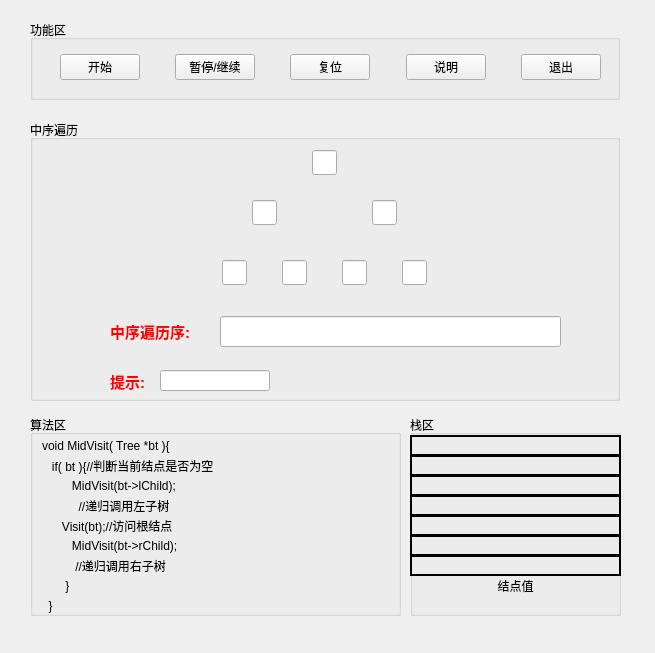
<?xml version="1.0" encoding="UTF-8"?>
<ui version="4.0">
 <class>TreeMidTravel</class>
 <widget class="QMainWindow" name="TreeMidTravel">
  <property name="geometry">
   <rect>
    <x>0</x>
    <y>0</y>
    <width>655</width>
    <height>653</height>
   </rect>
  </property>
  <property name="windowTitle">
   <string>MainWindow</string>
  </property>
  <widget class="QWidget" name="centralwidget">
   <widget class="QGroupBox" name="groupBox">
    <property name="geometry">
     <rect>
      <x>30</x>
      <y>120</y>
      <width>590</width>
      <height>281</height>
     </rect>
    </property>
    <property name="styleSheet">
     <string notr="true">font: 75 12pt &quot;Microsoft YaHei UI&quot;;</string>
    </property>
    <property name="title">
     <string>中序遍历</string>
    </property>
    <widget class="QLineEdit" name="lineEdit_1">
     <property name="geometry">
      <rect>
       <x>192</x>
       <y>140</y>
       <width>25</width>
       <height>25</height>
      </rect>
     </property>
     <property name="minimumSize">
      <size>
       <width>25</width>
       <height>25</height>
      </size>
     </property>
     <property name="maximumSize">
      <size>
       <width>25</width>
       <height>25</height>
      </size>
     </property>
     <property name="styleSheet">
      <string notr="true">font: 12pt &quot;微软雅黑&quot;;</string>
     </property>
     <property name="readOnly">
      <bool>true</bool>
     </property>
    </widget>
    <widget class="QLineEdit" name="lineEdit_2">
     <property name="geometry">
      <rect>
       <x>222</x>
       <y>80</y>
       <width>25</width>
       <height>25</height>
      </rect>
     </property>
     <property name="minimumSize">
      <size>
       <width>25</width>
       <height>25</height>
      </size>
     </property>
     <property name="maximumSize">
      <size>
       <width>25</width>
       <height>25</height>
      </size>
     </property>
     <property name="styleSheet">
      <string notr="true">font: 12pt &quot;微软雅黑&quot;;</string>
     </property>
     <property name="readOnly">
      <bool>true</bool>
     </property>
    </widget>
    <widget class="QLineEdit" name="lineEdit_5">
     <property name="geometry">
      <rect>
       <x>312</x>
       <y>140</y>
       <width>25</width>
       <height>25</height>
      </rect>
     </property>
     <property name="minimumSize">
      <size>
       <width>25</width>
       <height>25</height>
      </size>
     </property>
     <property name="maximumSize">
      <size>
       <width>25</width>
       <height>25</height>
      </size>
     </property>
     <property name="styleSheet">
      <string notr="true">font: 12pt &quot;微软雅黑&quot;;</string>
     </property>
     <property name="readOnly">
      <bool>true</bool>
     </property>
    </widget>
    <widget class="QLineEdit" name="lineEdit_3">
     <property name="geometry">
      <rect>
       <x>252</x>
       <y>140</y>
       <width>25</width>
       <height>25</height>
      </rect>
     </property>
     <property name="minimumSize">
      <size>
       <width>25</width>
       <height>25</height>
      </size>
     </property>
     <property name="maximumSize">
      <size>
       <width>25</width>
       <height>25</height>
      </size>
     </property>
     <property name="styleSheet">
      <string notr="true">font: 12pt &quot;微软雅黑&quot;;</string>
     </property>
     <property name="readOnly">
      <bool>true</bool>
     </property>
    </widget>
    <widget class="QLineEdit" name="lineEdit_4">
     <property name="geometry">
      <rect>
       <x>282</x>
       <y>30</y>
       <width>25</width>
       <height>25</height>
      </rect>
     </property>
     <property name="minimumSize">
      <size>
       <width>25</width>
       <height>25</height>
      </size>
     </property>
     <property name="maximumSize">
      <size>
       <width>25</width>
       <height>25</height>
      </size>
     </property>
     <property name="styleSheet">
      <string notr="true">font: 12pt &quot;微软雅黑&quot;;</string>
     </property>
     <property name="readOnly">
      <bool>true</bool>
     </property>
    </widget>
    <widget class="QLineEdit" name="lineEdit_6">
     <property name="geometry">
      <rect>
       <x>342</x>
       <y>80</y>
       <width>25</width>
       <height>25</height>
      </rect>
     </property>
     <property name="minimumSize">
      <size>
       <width>25</width>
       <height>25</height>
      </size>
     </property>
     <property name="maximumSize">
      <size>
       <width>25</width>
       <height>25</height>
      </size>
     </property>
     <property name="styleSheet">
      <string notr="true">font: 12pt &quot;微软雅黑&quot;;</string>
     </property>
     <property name="readOnly">
      <bool>true</bool>
     </property>
    </widget>
    <widget class="QLineEdit" name="lineEdit_7">
     <property name="geometry">
      <rect>
       <x>372</x>
       <y>140</y>
       <width>25</width>
       <height>25</height>
      </rect>
     </property>
     <property name="minimumSize">
      <size>
       <width>25</width>
       <height>25</height>
      </size>
     </property>
     <property name="maximumSize">
      <size>
       <width>25</width>
       <height>25</height>
      </size>
     </property>
     <property name="styleSheet">
      <string notr="true">font: 12pt &quot;微软雅黑&quot;;</string>
     </property>
     <property name="readOnly">
      <bool>true</bool>
     </property>
    </widget>
    <widget class="QLabel" name="label">
     <property name="geometry">
      <rect>
       <x>80</x>
       <y>200</y>
       <width>100</width>
       <height>20</height>
      </rect>
     </property>
     <property name="text">
      <string>&lt;html&gt;&lt;head/&gt;&lt;body&gt;&lt;p&gt;&lt;span style=&quot; font-size:11pt; font-weight:600; color:#ff0000;&quot;&gt;中序遍历序:&lt;/span&gt;&lt;/p&gt;&lt;/body&gt;&lt;/html&gt;</string>
     </property>
    </widget>
    <widget class="QLineEdit" name="lineEdit">
     <property name="geometry">
      <rect>
       <x>190</x>
       <y>196</y>
       <width>341</width>
       <height>31</height>
      </rect>
     </property>
     <property name="styleSheet">
      <string notr="true">font: 13pt &quot;微软雅黑&quot;;</string>
     </property>
     <property name="readOnly">
      <bool>true</bool>
     </property>
    </widget>
    <widget class="QLabel" name="label_2">
     <property name="geometry">
      <rect>
       <x>80</x>
       <y>250</y>
       <width>50</width>
       <height>21</height>
      </rect>
     </property>
     <property name="text">
      <string>&lt;html&gt;&lt;head/&gt;&lt;body&gt;&lt;p&gt;&lt;span style=&quot; font-size:11pt; font-weight:600; color:#ff0000;&quot;&gt;提示:&lt;/span&gt;&lt;/p&gt;&lt;/body&gt;&lt;/html&gt;</string>
     </property>
    </widget>
    <widget class="QLineEdit" name="inforlineEdit">
     <property name="geometry">
      <rect>
       <x>130</x>
       <y>250</y>
       <width>110</width>
       <height>21</height>
      </rect>
     </property>
     <property name="readOnly">
      <bool>true</bool>
     </property>
    </widget>
   </widget>
   <widget class="QGroupBox" name="ButtonBox">
    <property name="geometry">
     <rect>
      <x>30</x>
      <y>20</y>
      <width>590</width>
      <height>80</height>
     </rect>
    </property>
    <property name="styleSheet">
     <string notr="true">font: 14pt &quot;微软雅黑&quot;;</string>
    </property>
    <property name="title">
     <string>功能区</string>
    </property>
    <widget class="QWidget" name="layoutWidget">
     <property name="geometry">
      <rect>
       <x>30</x>
       <y>30</y>
       <width>541</width>
       <height>35</height>
      </rect>
     </property>
     <layout class="QHBoxLayout" name="horizontalLayout">
      <item>
       <widget class="QPushButton" name="startButton">
        <property name="text">
         <string>开始</string>
        </property>
       </widget>
      </item>
      <item>
       <spacer name="horizontalSpacer">
        <property name="orientation">
         <enum>Qt::Horizontal</enum>
        </property>
        <property name="sizeHint" stdset="0">
         <size>
          <width>40</width>
          <height>20</height>
         </size>
        </property>
       </spacer>
      </item>
      <item>
       <widget class="QPushButton" name="pauseButton">
        <property name="text">
         <string>暂停/继续</string>
        </property>
       </widget>
      </item>
      <item>
       <spacer name="horizontalSpacer_2">
        <property name="orientation">
         <enum>Qt::Horizontal</enum>
        </property>
        <property name="sizeHint" stdset="0">
         <size>
          <width>40</width>
          <height>20</height>
         </size>
        </property>
       </spacer>
      </item>
      <item>
       <widget class="QPushButton" name="frashButton">
        <property name="text">
         <string>复位</string>
        </property>
       </widget>
      </item>
      <item>
       <spacer name="horizontalSpacer_3">
        <property name="orientation">
         <enum>Qt::Horizontal</enum>
        </property>
        <property name="sizeHint" stdset="0">
         <size>
          <width>40</width>
          <height>20</height>
         </size>
        </property>
       </spacer>
      </item>
      <item>
       <widget class="QPushButton" name="explainButton">
        <property name="text">
         <string>说明</string>
        </property>
       </widget>
      </item>
      <item>
       <spacer name="horizontalSpacer_4">
        <property name="orientation">
         <enum>Qt::Horizontal</enum>
        </property>
        <property name="sizeHint" stdset="0">
         <size>
          <width>40</width>
          <height>20</height>
         </size>
        </property>
       </spacer>
      </item>
      <item>
       <widget class="QPushButton" name="backButton">
        <property name="text">
         <string>退出</string>
        </property>
       </widget>
      </item>
     </layout>
    </widget>
   </widget>
   <widget class="QGroupBox" name="groupBox_2">
    <property name="geometry">
     <rect>
      <x>30</x>
      <y>415</y>
      <width>371</width>
      <height>201</height>
     </rect>
    </property>
    <property name="styleSheet">
     <string notr="true"/>
    </property>
    <property name="title">
     <string>算法区</string>
    </property>
    <widget class="QLabel" name="label_3">
     <property name="geometry">
      <rect>
       <x>12</x>
       <y>20</y>
       <width>351</width>
       <height>21</height>
      </rect>
     </property>
     <property name="styleSheet">
      <string notr="true"/>
     </property>
     <property name="text">
      <string>void MidVisit( Tree *bt ){</string>
     </property>
    </widget>
    <widget class="QLabel" name="label_5">
     <property name="geometry">
      <rect>
       <x>12</x>
       <y>60</y>
       <width>351</width>
       <height>21</height>
      </rect>
     </property>
     <property name="styleSheet">
      <string notr="true"/>
     </property>
     <property name="text">
      <string>         MidVisit(bt-&gt;lChild);</string>
     </property>
    </widget>
    <widget class="QLabel" name="label_9">
     <property name="geometry">
      <rect>
       <x>12</x>
       <y>180</y>
       <width>351</width>
       <height>21</height>
      </rect>
     </property>
     <property name="styleSheet">
      <string notr="true"/>
     </property>
     <property name="text">
      <string>  }</string>
     </property>
    </widget>
    <widget class="QLabel" name="label_7">
     <property name="geometry">
      <rect>
       <x>12</x>
       <y>120</y>
       <width>351</width>
       <height>21</height>
      </rect>
     </property>
     <property name="styleSheet">
      <string notr="true"/>
     </property>
     <property name="text">
      <string>         MidVisit(bt-&gt;rChild);</string>
     </property>
    </widget>
    <widget class="QLabel" name="label_6">
     <property name="geometry">
      <rect>
       <x>12</x>
       <y>100</y>
       <width>351</width>
       <height>21</height>
      </rect>
     </property>
     <property name="styleSheet">
      <string notr="true"/>
     </property>
     <property name="text">
      <string>      Visit(bt);//访问根结点</string>
     </property>
    </widget>
    <widget class="QLabel" name="label_4">
     <property name="geometry">
      <rect>
       <x>12</x>
       <y>40</y>
       <width>351</width>
       <height>21</height>
      </rect>
     </property>
     <property name="styleSheet">
      <string notr="true"/>
     </property>
     <property name="text">
      <string>   if( bt ){//判断当前结点是否为空</string>
     </property>
    </widget>
    <widget class="QLabel" name="label_8">
     <property name="geometry">
      <rect>
       <x>12</x>
       <y>160</y>
       <width>351</width>
       <height>21</height>
      </rect>
     </property>
     <property name="styleSheet">
      <string notr="true"/>
     </property>
     <property name="text">
      <string>       }</string>
     </property>
    </widget>
    <widget class="QLabel" name="label_18">
     <property name="geometry">
      <rect>
       <x>12</x>
       <y>80</y>
       <width>351</width>
       <height>21</height>
      </rect>
     </property>
     <property name="styleSheet">
      <string notr="true"/>
     </property>
     <property name="text">
      <string>           //递归调用左子树</string>
     </property>
    </widget>
    <widget class="QLabel" name="label_19">
     <property name="geometry">
      <rect>
       <x>12</x>
       <y>140</y>
       <width>351</width>
       <height>21</height>
      </rect>
     </property>
     <property name="styleSheet">
      <string notr="true"/>
     </property>
     <property name="text">
      <string>          //递归调用右子树</string>
     </property>
    </widget>
   </widget>
   <widget class="QGroupBox" name="groupBox_3">
    <property name="geometry">
     <rect>
      <x>410</x>
      <y>415</y>
      <width>211</width>
      <height>201</height>
     </rect>
    </property>
    <property name="styleSheet">
     <string notr="true">font: 12pt &quot;微软雅黑&quot;;</string>
    </property>
    <property name="title">
     <string>栈区</string>
    </property>
    <widget class="QLabel" name="label_14">
     <property name="geometry">
      <rect>
       <x>0</x>
       <y>80</y>
       <width>211</width>
       <height>21</height>
      </rect>
     </property>
     <property name="styleSheet">
      <string notr="true">font: 75 12pt &quot;微软雅黑&quot;;</string>
     </property>
     <property name="frameShape">
      <enum>QFrame::Box</enum>
     </property>
     <property name="lineWidth">
      <number>2</number>
     </property>
     <property name="text">
      <string/>
     </property>
     <property name="alignment">
      <set>Qt::AlignCenter</set>
     </property>
    </widget>
    <widget class="QLabel" name="label_11">
     <property name="geometry">
      <rect>
       <x>0</x>
       <y>20</y>
       <width>211</width>
       <height>21</height>
      </rect>
     </property>
     <property name="styleSheet">
      <string notr="true">font: 75 12pt &quot;微软雅黑&quot;;</string>
     </property>
     <property name="frameShape">
      <enum>QFrame::Box</enum>
     </property>
     <property name="lineWidth">
      <number>2</number>
     </property>
     <property name="text">
      <string/>
     </property>
     <property name="alignment">
      <set>Qt::AlignCenter</set>
     </property>
    </widget>
    <widget class="QLabel" name="label_10">
     <property name="geometry">
      <rect>
       <x>0</x>
       <y>160</y>
       <width>211</width>
       <height>21</height>
      </rect>
     </property>
     <property name="styleSheet">
      <string notr="true">font: 75 12pt &quot;微软雅黑&quot;;</string>
     </property>
     <property name="frameShape">
      <enum>QFrame::NoFrame</enum>
     </property>
     <property name="lineWidth">
      <number>0</number>
     </property>
     <property name="text">
      <string>结点值</string>
     </property>
     <property name="alignment">
      <set>Qt::AlignCenter</set>
     </property>
    </widget>
    <widget class="QLabel" name="label_16">
     <property name="geometry">
      <rect>
       <x>0</x>
       <y>120</y>
       <width>211</width>
       <height>21</height>
      </rect>
     </property>
     <property name="styleSheet">
      <string notr="true">font: 75 12pt &quot;微软雅黑&quot;;</string>
     </property>
     <property name="frameShape">
      <enum>QFrame::Box</enum>
     </property>
     <property name="lineWidth">
      <number>2</number>
     </property>
     <property name="text">
      <string/>
     </property>
     <property name="alignment">
      <set>Qt::AlignCenter</set>
     </property>
    </widget>
    <widget class="QLabel" name="label_13">
     <property name="geometry">
      <rect>
       <x>0</x>
       <y>60</y>
       <width>211</width>
       <height>21</height>
      </rect>
     </property>
     <property name="styleSheet">
      <string notr="true">font: 75 12pt &quot;微软雅黑&quot;;</string>
     </property>
     <property name="frameShape">
      <enum>QFrame::Box</enum>
     </property>
     <property name="lineWidth">
      <number>2</number>
     </property>
     <property name="text">
      <string/>
     </property>
     <property name="alignment">
      <set>Qt::AlignCenter</set>
     </property>
    </widget>
    <widget class="QLabel" name="label_12">
     <property name="geometry">
      <rect>
       <x>0</x>
       <y>40</y>
       <width>211</width>
       <height>21</height>
      </rect>
     </property>
     <property name="styleSheet">
      <string notr="true">font: 75 12pt &quot;微软雅黑&quot;;</string>
     </property>
     <property name="frameShape">
      <enum>QFrame::Box</enum>
     </property>
     <property name="lineWidth">
      <number>2</number>
     </property>
     <property name="text">
      <string/>
     </property>
     <property name="alignment">
      <set>Qt::AlignCenter</set>
     </property>
    </widget>
    <widget class="QLabel" name="label_15">
     <property name="geometry">
      <rect>
       <x>0</x>
       <y>100</y>
       <width>211</width>
       <height>21</height>
      </rect>
     </property>
     <property name="styleSheet">
      <string notr="true">font: 75 12pt &quot;微软雅黑&quot;;</string>
     </property>
     <property name="frameShape">
      <enum>QFrame::Box</enum>
     </property>
     <property name="lineWidth">
      <number>2</number>
     </property>
     <property name="text">
      <string/>
     </property>
     <property name="alignment">
      <set>Qt::AlignCenter</set>
     </property>
    </widget>
    <widget class="QLabel" name="label_17">
     <property name="geometry">
      <rect>
       <x>0</x>
       <y>140</y>
       <width>211</width>
       <height>21</height>
      </rect>
     </property>
     <property name="styleSheet">
      <string notr="true">font: 75 12pt &quot;微软雅黑&quot;;</string>
     </property>
     <property name="frameShape">
      <enum>QFrame::Box</enum>
     </property>
     <property name="lineWidth">
      <number>2</number>
     </property>
     <property name="text">
      <string/>
     </property>
     <property name="alignment">
      <set>Qt::AlignCenter</set>
     </property>
    </widget>
   </widget>
  </widget>
  <widget class="QMenuBar" name="menubar">
   <property name="geometry">
    <rect>
     <x>0</x>
     <y>0</y>
     <width>655</width>
     <height>23</height>
    </rect>
   </property>
  </widget>
 </widget>
 <resources/>
 <connections/>
</ui>
